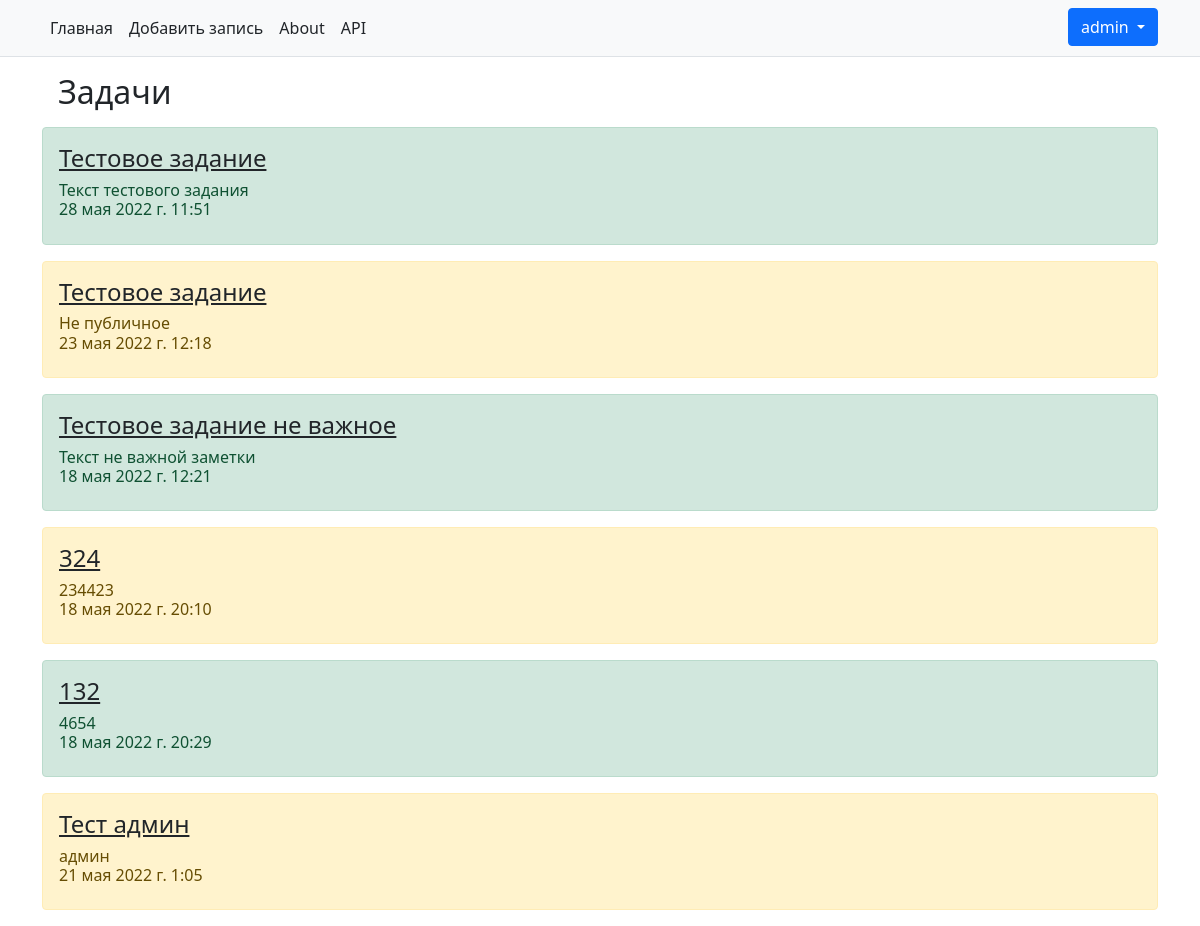
Screenshot of /my_notes/ (signed in) with the database file from the repository.
### todo_manager/models.py (models this page shows, shortened)
class ToDoModel(models.Model):
    class StatusNote(models.IntegerChoices):  # Выбор статуса задачи
        ACTIVE = 1, _('Активно')
        POSTPONED = 2, _('Отложено')
        DONE = 3, _('Выполнено')
    author = models.ForeignKey(User, on_delete=models.CASCADE)
    title = models.CharField("Заголовок", max_length=150)
    message = models.TextField("Текст заметки", max_length=5000)
    status = models.IntegerField(verbose_name="Статус", default=StatusNote.ACTIVE, choices=StatusNote.choices)
    important = models.BooleanField("Важно", default=False)
    public = models.BooleanField("Публично", default=False)
    time_field = models.DateTimeField(verbose_name="Дата", default=get_date)
    class Meta:
        verbose_name = _("Задача")
        verbose_name_plural = _("Задачи")

### todo_manager/views.py (the view)
# urls.py: path('my_notes/', views.NoteMyView.as_view(), name='my_notes')
class NoteMyView(View):
    def get(self, request):
        obj = ToDoModel.objects.all()
        content = {'obj': obj.filter(author=request.user),
                   'user': request.user
                   }
        return render(request, 'todo_manager/user_notes.html', content)

### todo_manager/templates/todo_manager/user_notes.html (shortened to what this page needs)
{% extends "todo_manager/base.html" %}
{% block content %}
    <h2 class="m-3">Задачи </h2>
    {% if obj %}
        {% for ob in obj %}
            <div class="{% if ob.public %} alert alert-success mt-2 {% else %} alert alert-warning mt-2 {% endif %}">
                <h4><a href="{% url 'details' pk=ob.id %}" class="link-dark">{{ ob.title }}</a></h4>
                <p class="h6">{{ ob.message }}<br>
                    {{ ob.time_field }}</p>
            </div>
        {% endfor %}
    {% else %}
        <p>Нет записей</p>
    {% endif %}
{% endblock %}

### todo_manager/templates/todo_manager/base.html (shortened to what this page needs)
<!DOCTYPE html>
<html lang="en">
<head>
    <link rel="stylesheet" href="https://cdn.jsdelivr.net/npm/bootstrap@5.1.3/dist/css/bootstrap.min.css">
</head>
<body>
<nav class="py-2 bg-light border-bottom">
    <div class="container d-flex flex-wrap">
        <ul class="nav me-auto">
            <li class="nav-item"><a href="{% url 'index' %}" class="nav-link link-dark px-2 active" aria-current="page">Главная</a>
            </li>
            <li class="nav-item"><a href="{% url 'add_note' %}" class="nav-link link-dark px-2">Добавить запись</a></li>
            <li class="nav-item"><a href="{% url 'about' %}" class="nav-link link-dark px-2">About</a></li>
            <li class="nav-item"><a href="{% url 'api' %}" class="nav-link link-dark px-2">API</a></li>
        </ul>
        <ul class="nav">
            {% if  user.is_active %}
                <li class="nav-item">
                <div class="dropdown">
                    <button class="btn btn-primary dropdown-toggle" type="button" id="dropdownMenuButton1"
                            data-bs-toggle="dropdown" aria-expanded="false">
                        {{ user }}
                    </button>
                </div>
                    </li>
            {% else %}
                <li class="nav-item"><a href="{% url 'login' %}" class="btn btn-primary" role="button">Login</a></li>
            {% endif %}
        </ul>
    </div>
</nav>
<div class="container">
    {% block content %}
    {% endblock %}
</div>
</body>
</html>

### rows the page displays
ToDoModel: title "Тестовое задание", message "Текст тестового задания", time_field "28 мая 2022 г. 11:51"
ToDoModel: title "Тестовое задание", message "Не публичное", time_field "23 мая 2022 г. 12:18"
ToDoModel: title "Тестовое задание не важное", message "Текст не важной заметки", time_field "18 мая 2022 г. 12:21"
ToDoModel: title "324", message "234423", time_field "18 мая 2022 г. 20:10"
ToDoModel: title "132", message "4654", time_field "18 мая 2022 г. 20:29"
ToDoModel: title "Тест админ", message "админ", time_field "21 мая 2022 г. 1:05"

### other values shown
{{ user }} "admin"
